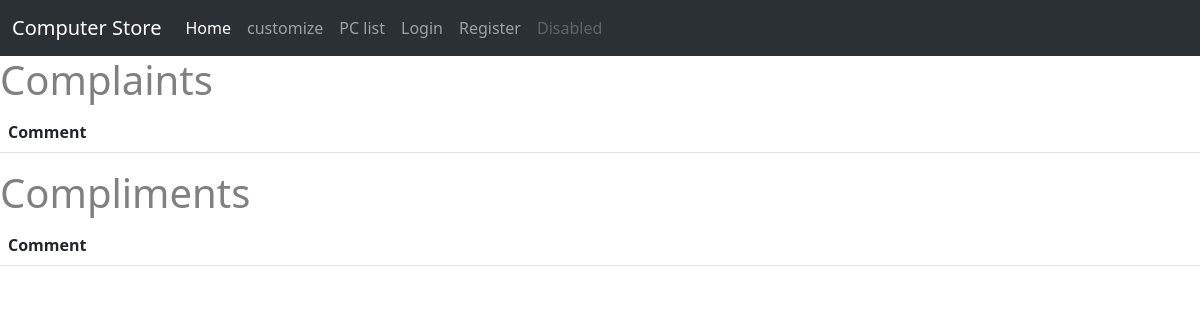
Before: /processFeedback with the older database file.
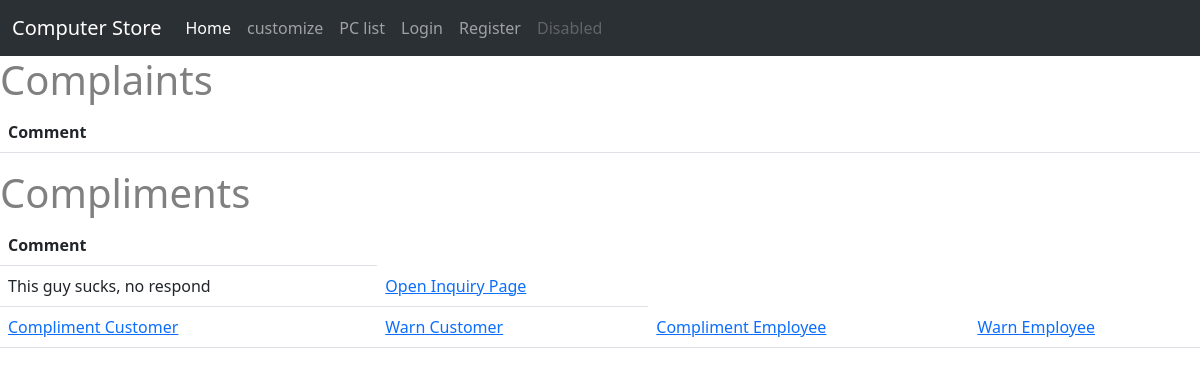
After: the same page with the newer database file.
### ltt/models.py (models this page shows)
class Feedback(db.Model):
    id = db.Column(db.Integer,primary_key = True)
    inquiry_id = db.Column(db.Integer, db.ForeignKey('inquiry.id'))
    feedbackType = db.Column(db.String(120))
    comment_ = db.Column(db.String(120))

### ltt/view.py (the view)
@view.route('/processFeedback',methods=['GET','POST'])
def processFeedback():
    feedback_to_show_complaint = Feedback.query.filter_by(feedbackType = "Complaint")
    feedback_to_show_compliment = Feedback.query.filter_by(feedbackType = "Compliment")
    return render_template('processFeedback.html',feedback_to_show_complaint=feedback_to_show_complaint, feedback_to_show_compliment=feedback_to_show_compliment,Inquiry=Inquiry)

### ltt/templates/processFeedback.html (shortened to what this page needs)
{% extends "base.html" %}
{% block contend %}
        <h1>Complaints</h1>
    <table class = "table table-hover">
        <thead>
            <tr>
                <th scope="col"> Comment</th>
            </tr>
        </thead>
</table>
        <h1>Compliments</h1>
    <table class = "table table-hover">
        <thead>
            <tr>
                <th scope="col"> Comment</th>
            </tr>
        </thead>
        <tbody>
        {%for feedback in feedback_to_show_compliment%}
        <tr>
            <td>{{feedback.comment_}}</td>
            <td><a href ="{{ '/inquirypage/%s'%feedback.inquiry_id }}" >Open Inquiry Page</a></td>
        </tr>
        <td>
            <a href= "/giveCompliment/{{ "{}/{}".format(Inquiry.query.get_or_404(feedback.inquiry_id).user_id,feedback.id) }}" >Compliment Customer</a>
        </td>
        <td>
            <a href= "/giveWarning/{{ "{}/{}".format(Inquiry.query.get_or_404(feedback.inquiry_id).user_id,feedback.id) }}" >Warn Customer</a>
        </td>
        <td>
            <a href="/giveCompliment/{{ "{}/{}".format(Inquiry.query.get_or_404(feedback.inquiry_id).employee_id,feedback.id) }}">Compliment Employee</a>
        </td>
        <td>
            <a href= "/giveWarning/{{ "{}/{}".format(Inquiry.query.get_or_404(feedback.inquiry_id).employee_id,feedback.id) }}" >Warn Employee</a>
        </td>
        {% endfor %}
    </tbody>
</table>
{%endblock%}

Changed rows visible on the page:
added Feedback: comment_ "This guy sucks, no respond"
